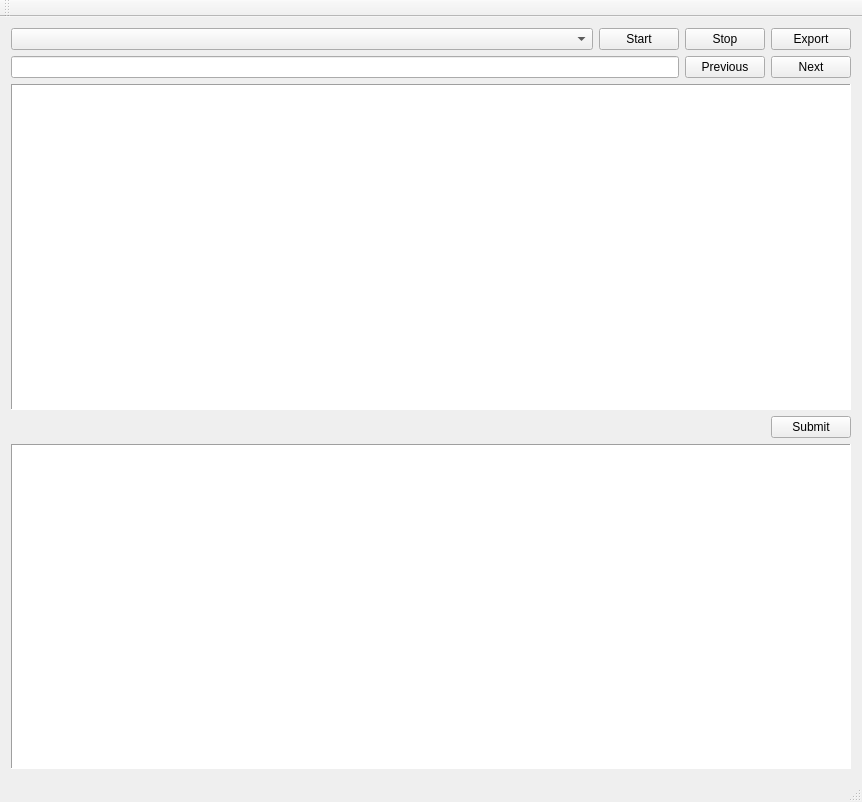
<?xml version="1.0" encoding="UTF-8"?>
<ui version="4.0">
 <class>MainWindow</class>
 <widget class="QMainWindow" name="MainWindow">
  <property name="geometry">
   <rect>
    <x>0</x>
    <y>0</y>
    <width>862</width>
    <height>802</height>
   </rect>
  </property>
  <property name="sizePolicy">
   <sizepolicy hsizetype="Expanding" vsizetype="Expanding">
    <horstretch>0</horstretch>
    <verstretch>0</verstretch>
   </sizepolicy>
  </property>
  <property name="windowTitle">
   <string>MainWindow</string>
  </property>
  <widget class="QWidget" name="centralWidget">
   <layout class="QHBoxLayout" name="horizontalLayout_4">
    <item>
     <layout class="QVBoxLayout" name="verticalLayout">
      <item>
       <layout class="QHBoxLayout" name="horizontalLayout_2">
        <item>
         <widget class="QComboBox" name="comboBoxVocabulary">
          <property name="sizePolicy">
           <sizepolicy hsizetype="Expanding" vsizetype="Fixed">
            <horstretch>0</horstretch>
            <verstretch>0</verstretch>
           </sizepolicy>
          </property>
          <property name="minimumSize">
           <size>
            <width>0</width>
            <height>0</height>
           </size>
          </property>
          <property name="maxVisibleItems">
           <number>20</number>
          </property>
         </widget>
        </item>
        <item>
         <widget class="QPushButton" name="pushButtonStart">
          <property name="text">
           <string>Start</string>
          </property>
          <property name="checkable">
           <bool>true</bool>
          </property>
         </widget>
        </item>
        <item>
         <widget class="QPushButton" name="pushButtonStop">
          <property name="text">
           <string>Stop</string>
          </property>
          <property name="checkable">
           <bool>true</bool>
          </property>
         </widget>
        </item>
        <item>
         <widget class="QPushButton" name="pushButtonExport">
          <property name="text">
           <string>Export</string>
          </property>
         </widget>
        </item>
       </layout>
      </item>
      <item>
       <layout class="QHBoxLayout" name="horizontalLayout">
        <item>
         <widget class="QLineEdit" name="lineEditWord"/>
        </item>
        <item>
         <widget class="QPushButton" name="pushButtonPrevious">
          <property name="text">
           <string>Previous</string>
          </property>
          <property name="autoRepeat">
           <bool>true</bool>
          </property>
         </widget>
        </item>
        <item>
         <widget class="QPushButton" name="pushButtonNext">
          <property name="text">
           <string>Next</string>
          </property>
          <property name="autoRepeat">
           <bool>true</bool>
          </property>
         </widget>
        </item>
       </layout>
      </item>
      <item>
       <widget class="QTextEdit" name="textEditQuestion">
        <property name="frameShape">
         <enum>QFrame::Panel</enum>
        </property>
       </widget>
      </item>
      <item>
       <layout class="QHBoxLayout" name="horizontalLayout_3">
        <item>
         <spacer name="horizontalSpacer">
          <property name="orientation">
           <enum>Qt::Horizontal</enum>
          </property>
          <property name="sizeHint" stdset="0">
           <size>
            <width>40</width>
            <height>20</height>
           </size>
          </property>
         </spacer>
        </item>
        <item>
         <widget class="QPushButton" name="pushButtonSubmit">
          <property name="text">
           <string>Submit</string>
          </property>
         </widget>
        </item>
       </layout>
      </item>
      <item>
       <widget class="QPlainTextEdit" name="plainTextEditText">
        <property name="frameShape">
         <enum>QFrame::Panel</enum>
        </property>
       </widget>
      </item>
     </layout>
    </item>
   </layout>
  </widget>
  <widget class="QMenuBar" name="menuBar">
   <property name="geometry">
    <rect>
     <x>0</x>
     <y>0</y>
     <width>862</width>
     <height>18</height>
    </rect>
   </property>
  </widget>
  <widget class="QToolBar" name="mainToolBar">
   <attribute name="toolBarArea">
    <enum>TopToolBarArea</enum>
   </attribute>
   <attribute name="toolBarBreak">
    <bool>false</bool>
   </attribute>
  </widget>
  <widget class="QStatusBar" name="statusBar"/>
 </widget>
 <layoutdefault spacing="6" margin="11"/>
 <resources/>
 <connections/>
 <slots>
  <slot>removeColumn()</slot>
  <slot>removeRow()</slot>
  <slot>insertColumn()</slot>
  <slot>insertRow()</slot>
 </slots>
</ui>
